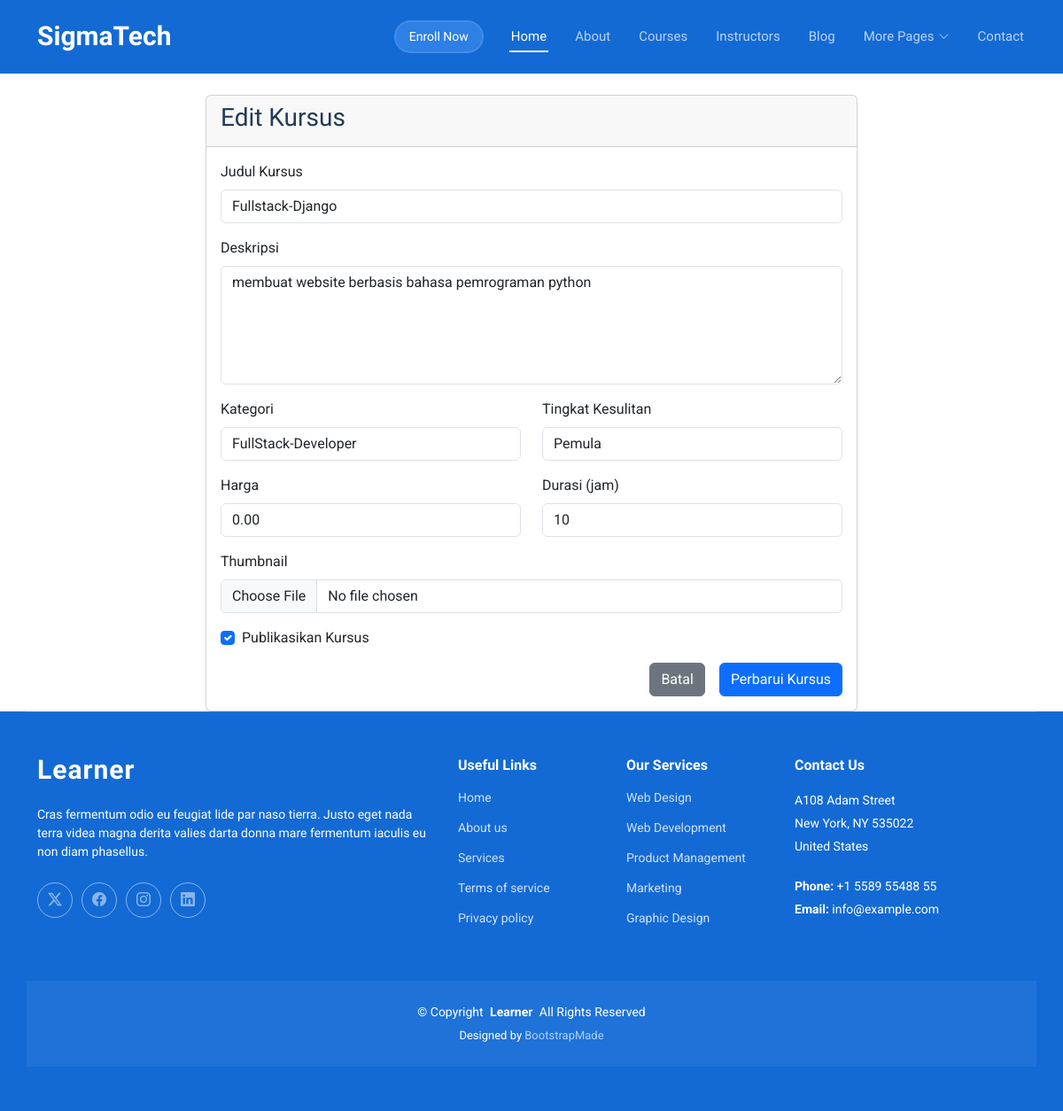
Screenshot of /course/fullstack-django/edit/ (signed in) with the database file from the repository.
### courses/models.py (models this page shows, shortened)
class Course(models.Model):
    DIFFICULTY_CHOICES = (
        ('beginner', 'Pemula'),
        ('intermediate', 'Menengah'),
        ('advanced', 'Lanjutan'),
    )
    title = models.CharField(max_length=200)
    slug = models.SlugField(max_length=250, unique=True, blank=True)
    description = models.TextField()
    instructor = models.ForeignKey(User, on_delete=models.CASCADE, related_name='courses_taught')
    category = models.ForeignKey(Category, on_delete=models.SET_NULL, null=True, blank=True)
    thumbnail = models.ImageField(upload_to='course_thumbnails/', blank=True, null=True)
    difficulty = models.CharField(max_length=20, choices=DIFFICULTY_CHOICES, default='beginner')
    price = models.DecimalField(max_digits=10, decimal_places=2, default=0.00)
    duration = models.IntegerField(help_text="Durasi kursus dalam jam")
    is_published = models.BooleanField(default=False)
    created_at = models.DateTimeField(auto_now_add=True)
    updated_at = models.DateTimeField(auto_now=True)
    class Meta:
        ordering = ['-created_at']

### courses/views.py (the view)
# urls.py: path('course/<slug:slug>/edit/', views.course_edit, name='course_edit'),
@login_required
def course_edit(request, slug):
    course = get_object_or_404(Course, slug=slug)
    if request.user != course.instructor and not request.user.is_staff:
        messages.error(request, 'Anda tidak memiliki izin untuk mengedit kursus ini.')
        return redirect('course_detail', slug=course.slug)
    if request.method == 'POST':
        form = CourseForm(request.POST, request.FILES, instance=course)
        if form.is_valid():
            form.save()
            messages.success(request, 'Kursus berhasil diperbarui.')
            return redirect('course_detail', slug=course.slug)
    else:
        form = CourseForm(instance=course)
    return render(request, 'courses/course_form.html', {'form': form, 'course': course})

### courses/models.py (called while the page is built)
    def __str__(self):
        return self.name

### templates/courses/course_form.html (shortened to what this page needs)
{% extends 'base.html' %}
{% block content %}
<div class="container mt-4">
    <div class="row justify-content-center">
        <div class="col-md-8">
            <div class="card">
                <div class="card-header">
                    <h3>{% if course %}Edit Kursus{% else %}Buat Kursus Baru{% endif %}</h3>
                </div>
                <div class="card-body">
                    <form method="post" enctype="multipart/form-data">
                        <div class="mb-3">
                            <label for="{{ form.title.id_for_label }}" class="form-label">{{ form.title.label }}</label>
                            {{ form.title }}
                        </div>
                        <div class="mb-3">
                            <label for="{{ form.description.id_for_label }}" class="form-label">{{ form.description.label }}</label>
                            {{ form.description }}
                        </div>
                        <div class="row">
                            <div class="col-md-6">
                                <div class="mb-3">
                                    <label for="{{ form.category.id_for_label }}" class="form-label">{{ form.category.label }}</label>
                                    {{ form.category }}
                                </div>
                            </div>
                            <div class="col-md-6">
                                <div class="mb-3">
                                    <label for="{{ form.difficulty.id_for_label }}" class="form-label">{{ form.difficulty.label }}</label>
                                    {{ form.difficulty }}
                                </div>
                            </div>
                        </div>
                        <div class="row">
                            <div class="col-md-6">
                                <div class="mb-3">
                                    <label for="{{ form.price.id_for_label }}" class="form-label">{{ form.price.label }}</label>
                                    {{ form.price }}
                                </div>
                            </div>
                            <div class="col-md-6">
                                <div class="mb-3">
                                    <label for="{{ form.duration.id_for_label }}" class="form-label">{{ form.duration.label }}</label>
                                    {{ form.duration }}
                                </div>
                            </div>
                        </div>
                        <div class="mb-3">
                            <label for="{{ form.thumbnail.id_for_label }}" class="form-label">{{ form.thumbnail.label }}</label>
                            {{ form.thumbnail }}
                        </div>
                        <div class="mb-3 form-check">
                            {{ form.is_published }}
                            <label class="form-check-label" for="{{ form.is_published.id_for_label }}">{{ form.is_published.label }}</label>
                        </div>
                        <div class="d-grid gap-2 d-md-flex justify-content-md-end">
                            <a href="{% if course %}{% url 'courses:course_detail' course.slug %}{% else %}{% url 'courses:course_list' %}{% endif %}" class="btn btn-secondary me-md-2">Batal</a>
                            <button type="submit" class="btn btn-primary">{% if course %}Perbarui{% else %}Buat{% endif %} Kursus</button>
                        </div>
                    </form>
                </div>
            </div>
        </div>
    </div>
</div>
{% endblock %}

### rows the page displays
Course: title "Fullstack-Django", description "membuat website berbasis bahasa pemrograman python", category "FullStack-Developer", difficulty "Pemula", price "0.00", duration "10", is_published "☑"
